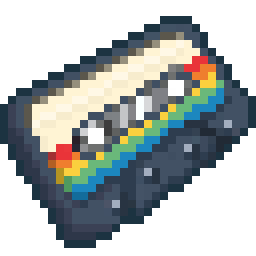
#> input picture assets/Inventory/Cassette/Item_NM_Cassette1.png, 32 x 32 px, given in place of Item_NM_Vinyl_Mask.png, which was not available (shown 8 times larger)
$ python -i cover_texture_generator.py   (imports and definitions only)
#> lines starting #> are read from the running program, lines starting #| are printed output that depends on the picture; after the words box and inside, x2 and y2 are one past the last pixel; in counts of white or black regions, pixels touching at a corner belong together; pictures that were not available may be replaced by others from this repository, and a replacement may not be noted
### src/new_music_builder/platform/i18n.py
from __future__ import annotations

import json
from pathlib import Path

_TRANSLATIONS: dict[str, str] = {}


def _locale_dir() -> Path:
    return Path(__file__).resolve().parent.parent / "locale"


# [7 lines left out: function load_translations, not called in this run]


def t(text: str) -> str:
    return _TRANSLATIONS.get(text, text)

### src/new_music_builder/platform/paths.py
from __future__ import annotations

import os
import platform
import subprocess
from pathlib import Path
import sys


def app_root() -> Path:
    return runtime_root()


def runtime_root() -> Path:
    if getattr(sys, 'frozen', False):
        return Path(sys.executable).resolve().parent
    return Path(__file__).resolve().parents[3]


def state_root() -> Path:
    if getattr(sys, 'frozen', False):
        local_appdata = os.getenv('LOCALAPPDATA', '').strip()
        if local_appdata:
            return Path(local_appdata) / 'NewMusicBuilder'
    return runtime_root()


def resource_root() -> Path:
    bundled_root = getattr(sys, '_MEIPASS', None)
    if bundled_root:
        return Path(bundled_root)
    return Path(__file__).resolve().parents[3]


def assets_root() -> Path:
    return resource_root() / 'assets'


# [10 lines left out: functions data_root, logs_root, not called in this run]


def generated_textures_root() -> Path:
    root = state_root() / 'Generated Textures'
    root.mkdir(parents=True, exist_ok=True)
    return root


def diagnostic_log_path() -> Path:
    return logs_root() / 'new_music_builder.log'


def startup_fatal_log_path() -> Path:
    return logs_root() / 'startup_fatal.log'


def runtime_fatal_log_path() -> Path:
    return logs_root() / 'runtime_fatal.log'


# [41 lines left out: functions detect_workshop_dir, _zomboid_root_candidates, open_folder, not called in this run]

### src/new_music_builder/services/generated_asset_registry.py
from __future__ import annotations

from hashlib import sha1
from pathlib import Path

from new_music_builder.platform.paths import generated_textures_root
from new_music_builder.domain.models import AppearanceKind, GeneratedAssetRecord, MediaRow, ProjectConfig
from new_music_builder.ui.widgets.appearance_entries import AppearanceGridEntry


def normalize_cover_path(cover_path: str | Path | None) -> str:
    if not cover_path:
        return ""
    return str(Path(cover_path).expanduser().resolve(strict=False))


def build_generated_cover_id(cover_path: str | Path | None) -> str:
    normalized = normalize_cover_path(cover_path)
    if not normalized:
        return ""
    return sha1(normalized.encode("utf-8")).hexdigest()[:16]


# [5 lines left out: function build_generated_asset_key, not called in this run]


def is_generated_asset_key(asset_key: str) -> bool:
    return asset_key.startswith("generated:")


def generated_record_for_asset_key(project: ProjectConfig, asset_key: str) -> GeneratedAssetRecord | None:
    return next((record for record in project.generated_assets if record.asset_key == asset_key), None)


# [197 lines left out: functions generated_records_for_cover_path, generated_records_for_asset_key, generated_record_for_kind, remove_generated_cover_set, remove_generated_records_for_cover_path, delete_generated_cover_set_files and 7 more, not called in this run]

### src/new_music_builder/services/cover_texture_generator.py
from __future__ import annotations

from dataclasses import dataclass
from math import ceil
from pathlib import Path

import numpy as np
from PIL import Image, ImageChops

from new_music_builder.domain.models import GeneratedAssetRecord
from new_music_builder.platform.i18n import t
from new_music_builder.platform.paths import assets_root, generated_textures_root
from new_music_builder.services.generated_asset_registry import build_generated_asset_key, build_generated_cover_id, normalize_cover_path

INVENTORY_COVER_RESAMPLE = Image.Resampling.BILINEAR


@dataclass(frozen=True, slots=True)
class CoverGenerationResult:
    record: GeneratedAssetRecord
    successful_outputs: int
    total_outputs: int


@dataclass(frozen=True, slots=True)
class InventoryWarpPreset:
    rotation_degrees: float
    initial_scale_ratio: float
    max_scale_ratio: float
    scale_step_ratio: float
    right_edge_inset_ratio: float
    right_edge_vertical_inset_ratio: float
    coverage_alpha_threshold: int = 8


@dataclass(frozen=True, slots=True)
class InventoryShearPreset:
    initial_edge: int
    max_edge: int
    shear_degrees: float
    edge_step: int = 1
    coverage_alpha_threshold: int = 8


CASSETTE_INVENTORY_PRESET = InventoryWarpPreset(
    rotation_degrees=25.0,
    initial_scale_ratio=2.10,
    max_scale_ratio=3.30,
    scale_step_ratio=0.12,
    right_edge_inset_ratio=0.5,
    right_edge_vertical_inset_ratio=0.25,
)
CASE_INVENTORY_PRESET = InventoryShearPreset(
    initial_edge=23,
    max_edge=40,
    shear_degrees=60.0,
)
JACKET_INVENTORY_PRESET = InventoryShearPreset(
    initial_edge=30,
    max_edge=46,
    shear_degrees=60.0,
)
CD_COVER_INVENTORY_PRESET = InventoryShearPreset(
    initial_edge=24,
    max_edge=40,
    shear_degrees=60.0,
)

WORLD_OVERLAY_SECOND_MULTIPLY_RATIO = 0.50
VINYL_OVERLAY_SECOND_MULTIPLY_RATIO = 0.50
VINYL_INVENTORY_TARGET_SIZE = (12, 7)
VINYL_WORLD_TARGET_SIZE = (68, 68)
JACKET_WORLD_OUTPUT_SIZE = (1024, 1024)


# [70 lines left out: function generate_cassette_textures_from_cover, not called in this run]


def generate_vinyl_textures_from_cover(
    cover_path: str | Path,
    *,
    mask_root: Path | None = None,
    output_root: Path | None = None,
) -> CoverGenerationResult:
    normalized_cover = normalize_cover_path(cover_path)
    if not normalized_cover:
        raise FileNotFoundError(t("Cover image was not provided."))

    source_path = Path(normalized_cover)
    if not source_path.is_file():
        raise FileNotFoundError(t("Cover image was not found: {}").format(source_path))

    resolved_mask_root = mask_root or (assets_root() / "Mask")
    resolved_output_root = output_root or generated_textures_root()
    cover_id = build_generated_cover_id(normalized_cover)
    vinyl_output_root = resolved_output_root / "Vinyl" / cover_id
    vinyl_output_root.mkdir(parents=True, exist_ok=True)

    inventory_mask = resolved_mask_root / "Inventory" / "Vinyl" / "Item_NM_Vinyl_Mask.png"
    inventory_outer = resolved_mask_root / "Inventory" / "Vinyl" / "Item_NM_Vinyl_Outer.png"
    inventory_overlay = resolved_mask_root / "Inventory" / "Vinyl" / "Item_NM_Vinyl_Overlay.png"
    world_mask = resolved_mask_root / "World" / "Vinyl" / "World_NM_Vinyl_Mask.png"
    world_outer = resolved_mask_root / "World" / "Vinyl" / "World_NM_Vinyl_Outer.png"
    world_overlay = resolved_mask_root / "World" / "Vinyl" / "World_NM_Vinyl_Overlay.png"

    inventory_output = vinyl_output_root / "Item_NM_Vinyl_Generated.png"
    world_output = vinyl_output_root / "World_NM_Vinyl_Generated.png"

    _render_single_mask_composite(
        source_path=source_path,
        mask_path=inventory_mask,
        outer_path=inventory_outer,
        overlay_paths=(inventory_overlay,),
        overlay_second_pass_ratio=VINYL_OVERLAY_SECOND_MULTIPLY_RATIO,
        cover_target_size=VINYL_INVENTORY_TARGET_SIZE,
        preserve_square=False,
        use_average_cover_fill=True,
        output_path=inventory_output,
    )
    _render_single_mask_composite(
        source_path=source_path,
        mask_path=world_mask,
        outer_path=world_outer,
        overlay_paths=(world_overlay,),
        overlay_second_pass_ratio=VINYL_OVERLAY_SECOND_MULTIPLY_RATIO,
        cover_target_size=VINYL_WORLD_TARGET_SIZE,
        preserve_square=True,
        fill_target_background_with_average_color=True,
        output_path=world_output,
    )

    record = GeneratedAssetRecord(
        kind="vinyl",
        cover_path=normalized_cover,
        asset_key=build_generated_asset_key("vinyl", normalized_cover),
        label=f"{source_path.stem} Generated",
        inventory_full=str(inventory_output),
        world_full=str(world_output),
        source_name=source_path.name,
    )
    return CoverGenerationResult(record=record, successful_outputs=2, total_outputs=2)


# [235 lines left out: functions generate_case_textures_from_cover, generate_jacket_textures_from_cover, generate_cd_cover_textures_from_cover, _render_cassette_inventory, _render_cassette_world, not called in this run]


def _render_single_mask_composite(
    *,
    source_path: Path,
    mask_path: Path,
    outer_path: Path,
    overlay_paths: tuple[Path, ...],
    overlay_second_pass_ratio: float,
    cover_target_size: tuple[int, int] | None = None,
    preserve_square: bool = True,
    use_average_cover_fill: bool = False,
    fill_target_background_with_average_color: bool = False,
    output_path: Path,
) -> None:
#> called with overlay_second_pass_ratio = 0.5, cover_target_size = (12, 7), preserve_square = False, use_average_cover_fill = True, fill_target_background_with_average_color = False
    with Image.open(mask_path) as mask_source:
#> mask_source is the input picture: PIL image 32x32 RGBA; mean R, G, B, A 138.8, 147.4, 149.9, 142.4
        mask_image = mask_source.convert("RGBA")
    mask_alpha = _alpha_mask(mask_image)
#> in _alpha_mask, `alpha = image.getchannel("A")`:
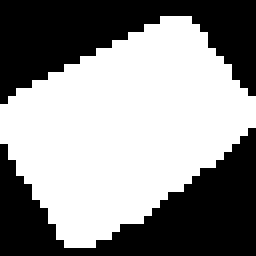
#> alpha: PIL image 32x32 L (shown 8 times larger); 55.9% white; 2 black regions, box (x1, y1, x2, y2) and area: (0, 16, 32, 32) 232, (0, 0, 32, 13) 220
    if use_average_cover_fill:
        masked_cover = _build_average_color_masked_cover(
            source_path=source_path,
            size=mask_image.size,
            mask_alpha=mask_alpha,
        )
    elif cover_target_size is None:
        masked_cover = _build_masked_cover_from_mask_alpha(
            source_path=source_path,
            size=mask_image.size,
            mask_alpha=mask_alpha,
        )
    else:
        masked_cover = _build_targeted_masked_cover(
            source_path=source_path,
            size=mask_image.size,
            mask_alpha=mask_alpha,
            target_size=cover_target_size,
            preserve_square=preserve_square,
            fill_background_with_average_color=fill_target_background_with_average_color,
        )
    base = Image.new("RGBA", masked_cover.size, (0, 0, 0, 0))
    base.alpha_composite(masked_cover)
    with Image.open(outer_path) as outer_source:
        base.alpha_composite(outer_source.convert("RGBA"))
    if overlay_paths:
        with Image.open(overlay_paths[0]) as overlay_source:
            base = _multiply_with_second_pass(
                base,
                overlay_source.convert("RGBA"),
                second_pass_ratio=overlay_second_pass_ratio,
            )
    for overlay_path in overlay_paths[1:]:
        with Image.open(overlay_path) as overlay_source:
            base.alpha_composite(overlay_source.convert("RGBA"))
    output_path.parent.mkdir(parents=True, exist_ok=True)
    base.save(output_path)


# [325 lines left out: functions _render_case_inventory, _render_cd_cover_inventory, _render_case_world, _render_cd_cover_world, _render_jacket_inventory, _render_letterboxed_square_cover and 8 more, not called in this run]


def _build_average_color_masked_cover(
    *,
    source_path: Path,
    size: tuple[int, int],
    mask_alpha: Image.Image,
) -> Image.Image:
    average_color = _average_visible_cover_color(source_path)
    filled = Image.new("RGBA", size, average_color)
    return _apply_mask_alpha(filled, mask_alpha)


# [20 lines left out: function _prepare_square_source, not called in this run]


def _average_visible_cover_color(source_path: Path) -> tuple[int, int, int, int]:
    with Image.open(source_path) as source_image:
        source = source_image.convert("RGBA")
    alpha = np.asarray(source.getchannel("A"), dtype=np.float32)
    visible = alpha > 0
    if not np.any(visible):
        return (0, 0, 0, 0)
    rgb = np.asarray(source.convert("RGB"), dtype=np.float32)
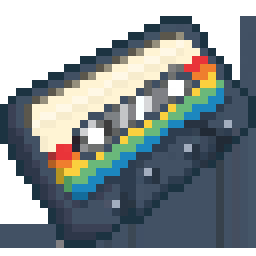
#> rgb: shape (32, 32, 3) float32 (shown 8 times larger); mean R, G, B 138.8, 147.4, 149.9
    weights = (alpha / 255.0)[visible]
#> weights = 572 values from 1 to 1
    visible_rgb = rgb[visible]
#> visible_rgb = 572 rows, first 8: [28, 51, 65], [28, 51, 65], [28, 51, 65], [28, 51, 65], [28, 51, 65], [28, 51, 65], [66, 83, 101], [66, 83, 101]
    weighted = (visible_rgb * weights[:, None]).sum(axis=0) / max(weights.sum(), 1e-6)
#> weighted = [108.1, 119, 117.6]
#> in _build_average_color_masked_cover, `average_color = _average_visible_cover_color(source_path)`: average_color = (108, 119, 118, 255)
#> in _build_average_color_masked_cover, `filled = Image.new("RGBA", size, average_color)`:
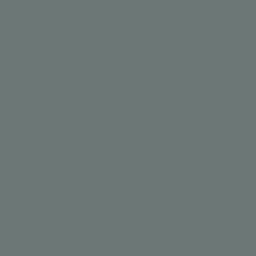
#> filled: PIL image 32x32 RGBA (shown 8 times larger); mean R, G, B, A 108, 119, 118, 255
#> in _apply_mask_alpha, `masked.putalpha(combined_alpha)`:
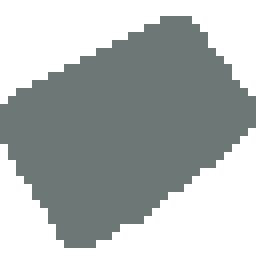
#> masked: PIL image 32x32 RGBA (shown 8 times larger); mean R, G, B, A 108, 119, 118, 142.4; transparent parts drawn white
#> in _render_single_mask_composite, `base = Image.new("RGBA", masked_cover.size, (0, 0, 0, 0))`: base: PIL image 32x32 RGBA; every value is 0
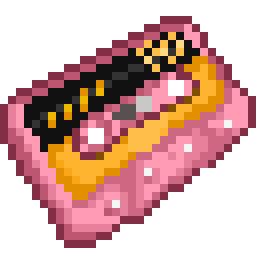
#> input picture assets/Inventory/Cassette/Item_NM_Cassette10.png, 32 x 32 px, given in place of Item_NM_Vinyl_Outer.png, which was not available (shown 8 times larger)
#> in _render_single_mask_composite, outer_source is the input picture: PIL image 32x32 RGBA; mean R, G, B, A 146.8, 105.1, 97.6, 142.4
    return (
        int(round(float(weighted[0]))),
        int(round(float(weighted[1]))),
        int(round(float(weighted[2]))),
        255,
    )


# [330 lines left out: functions _apply_inventory_warp, _apply_inventory_shear, _apply_perspective_warp, _find_perspective_coefficients, _place_transformed_cover_on_canvas, _composite_image_on_canvas and 11 more, not called in this run]


def _multiply_overlay(base: Image.Image, overlay: Image.Image) -> Image.Image:
    overlay_alpha = overlay.getchannel("A")
    multiplied_rgb = ImageChops.multiply(base.convert("RGB"), overlay.convert("RGB")).convert("RGBA")
    multiplied_rgb.putalpha(base.getchannel("A"))
    return Image.composite(multiplied_rgb, base, overlay_alpha)


# [14 lines left out: functions _soft_light_overlay, _alpha_composite_overlay, not called in this run]


def _multiply_with_second_pass(
    base: Image.Image,
    overlay: Image.Image,
    *,
    second_pass_ratio: float,
) -> Image.Image:
    first_pass = _multiply_overlay(base, overlay)
    if second_pass_ratio <= 0.0:
        return first_pass
    second_pass = _multiply_overlay(first_pass, overlay)
#> in _multiply_overlay (call 2), `multiplied_rgb = ImageChops.multiply(base.convert("RGB"), overlay.conv..`:
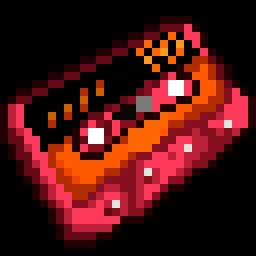
#> multiplied_rgb: PIL image 32x32 RGBA (shown 8 times larger); mean R, G, B, A 73.8, 19.3, 17, 255
#> in _multiply_overlay (call 2), `multiplied_rgb.putalpha(base.getchannel("A"))`:
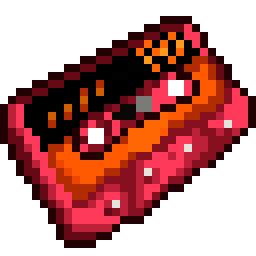
#> multiplied_rgb: PIL image 32x32 RGBA (shown 8 times larger); mean R, G, B, A 73.8, 19.3, 17, 142.4; transparent parts drawn white
    blended = Image.blend(first_pass.convert("RGB"), second_pass.convert("RGB"), max(0.0, min(1.0, second_pass_ratio))).convert("RGBA")
    blended.putalpha(base.getchannel("A"))
    return blended


def _apply_mask_alpha(image: Image.Image, mask_alpha: Image.Image) -> Image.Image:
    masked = image.copy()
    combined_alpha = ImageChops.multiply(masked.getchannel("A"), mask_alpha)
    masked.putalpha(combined_alpha)
    return masked


# [12 lines left out: function _mask_region_is_fully_covered, not called in this run]


def _alpha_mask(image: Image.Image) -> Image.Image:
    alpha = image.getchannel("A")
    if alpha.getbbox() is not None:
        return alpha
    return image.convert("L")


def _inverse_mask_alpha(mask_alpha: Image.Image) -> Image.Image:
    return ImageChops.invert(mask_alpha)

>>> result = generate_vinyl_textures_from_cover('../../../assets/Inventory/Cassette/Item_NM_Cassette1.png')
#> (the run stopped early here; a loop or call above may not have finished)
